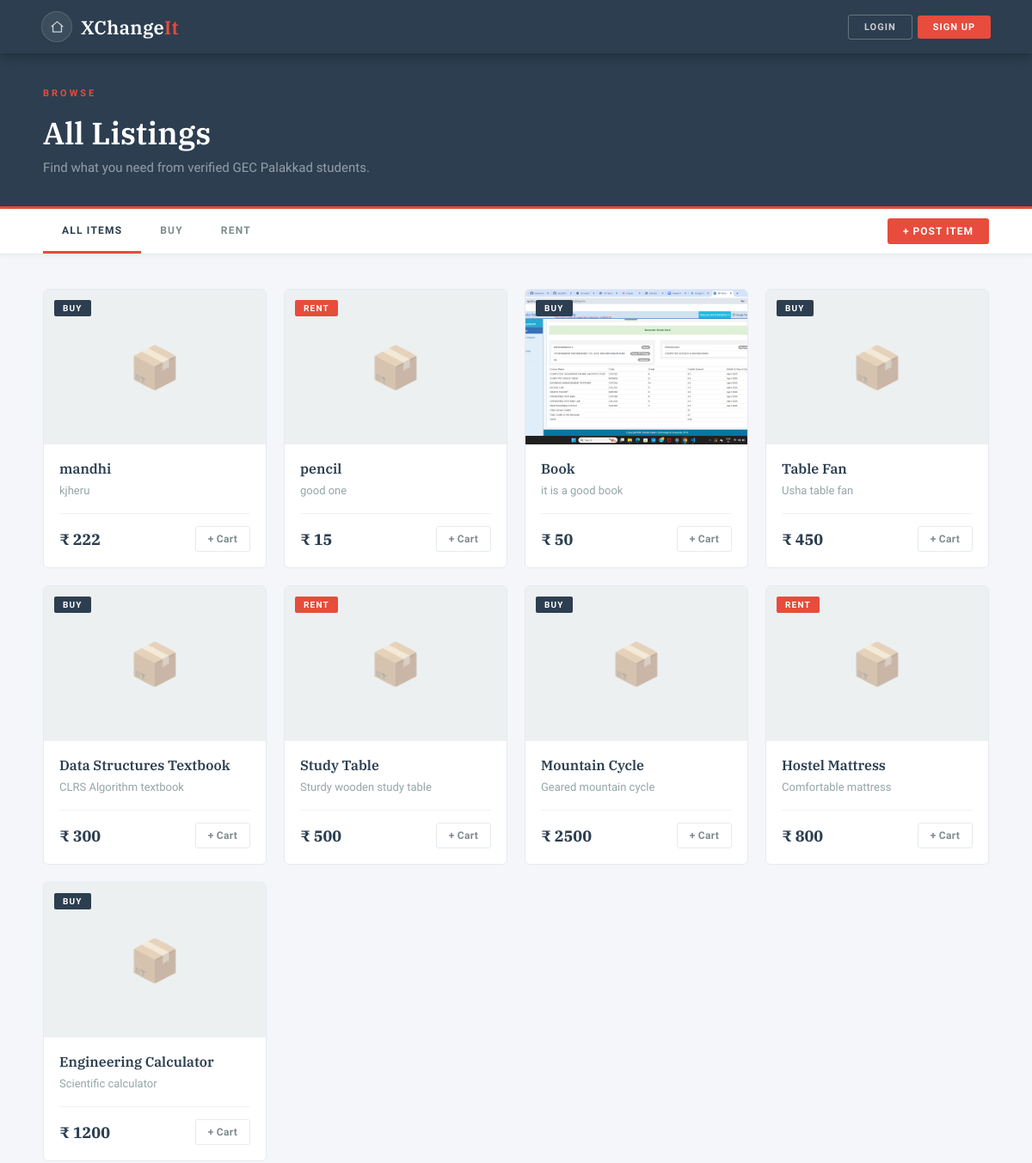
Before: /explore (upper part) with the older database file.
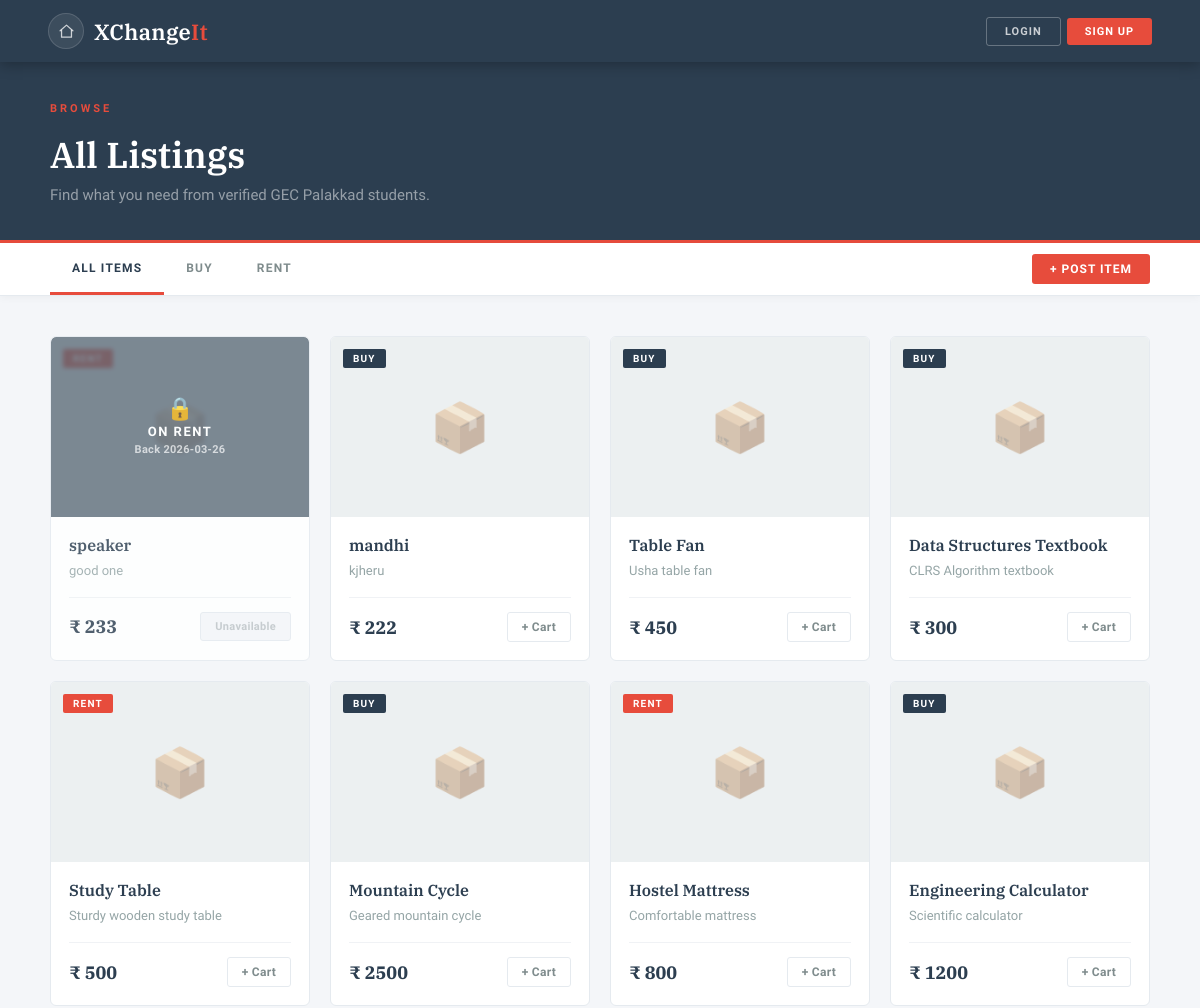
After: the same page with the newer database file.
### tables this page shows
CREATE TABLE products (
            id           INTEGER PRIMARY KEY AUTOINCREMENT,
            name         TEXT    NOT NULL,
            price        INTEGER NOT NULL,
            short_desc   TEXT,
            detailed_desc TEXT,
            category     TEXT,
            image1       TEXT,
            image2       TEXT,
            image3       TEXT,
            image4       TEXT,
            image5       TEXT,
            seller       TEXT
        );

### app.py (the view)
@app.route("/explore")
def explore():
    category = request.args.get("category", "all")
    conn = sqlite3.connect(DATABASE)
    c = conn.cursor()
    if category == "buy":
        c.execute("SELECT * FROM products WHERE category='buy' ORDER BY id DESC")
    elif category == "rent":
        c.execute("SELECT * FROM products WHERE category='rent' ORDER BY id DESC")
    else:
        c.execute("SELECT * FROM products ORDER BY id DESC")
    products = c.fetchall()
    conn.close()
    pending = get_pending_count(session.get("user"))
    rent_product_ids = [p[0] for p in products if p[5] == "rent"]
    active_rents = get_active_rents_bulk(rent_product_ids)
    return render_template("explore.html", products=products, category=category,
                           pending_count=pending, active_rents=active_rents)

### app.py (called while the page is built, shortened)
def get_pending_count(username):
    if not username:
        return 0

def get_active_rents_bulk(product_ids):
    if not product_ids:
        return {}
    from datetime import date
    today = date.today().isoformat()
    conn = sqlite3.connect(DATABASE)
    conn.row_factory = sqlite3.Row
    c = conn.cursor()
    placeholders = ",".join("?" for _ in product_ids)
    c.execute(f"""SELECT product_id, MAX(rent_to) as rent_to
                  FROM order_requests
                  WHERE product_id IN ({placeholders})
                  AND status='accepted'
                  AND rent_to IS NOT NULL AND rent_to >= ?
                  GROUP BY product_id""",
              list(product_ids) + [today])
    result = {row["product_id"]: row["rent_to"] for row in c.fetchall()}
    conn.close()
    return result

### templates/explore.html (shortened to what this page needs)
<!DOCTYPE html>
<html lang="en">
<head>
  <link rel="stylesheet" href="{{ url_for('static', filename='slate.css') }}">
  <link rel="stylesheet" href="{{ url_for('static', filename='explore.css') }}">
</head>
<body>
<nav class="navbar">
  <div style="display:flex; align-items:center; gap:10px;">
    <a href="{{ url_for('home') }}" class="nav-icon-btn" data-tooltip="Home">
      <svg viewBox="0 0 24 24" width="18" height="18" fill="none" stroke="currentColor" stroke-width="2">
        <path d="M3 11L12 3l9 8"></path>
        <path d="M5 10v10h14V10"></path>
      </svg>
    </a>
    <a href="{{ url_for('home') }}" class="logo">XChange<span>It</span></a>
  </div>
  <div class="nav-right">
    {% if session.get('user') %}
      <a href="{{ url_for('cart') }}" class="nav-icon-btn" data-tooltip="Cart">
        <svg viewBox="0 0 24 24"><path d="M6 2L3 6v14a2 2 0 002 2h14a2 2 0 002-2V6l-3-4z"/><line x1="3" y1="6" x2="21" y2="6"/><path d="M16 10a4 4 0 01-8 0"/></svg>
      </a>
      <a href="{{ url_for('my_listings_chat') }}" class="nav-icon-btn" data-tooltip="Chats">
        <svg viewBox="0 0 24 24"><path d="M21 15a2 2 0 01-2 2H7l-4 4V5a2 2 0 012-2h14a2 2 0 012 2z"/></svg>
        {% if pending_count and pending_count > 0 %}
          <span class="nav-badge">{{ pending_count }}</span>
        {% endif %}
      </a>
      <div class="notif-wrap" id="notifWrap">
        <button class="nav-icon-btn notif-bell-btn" id="notifBell" data-tooltip="Notifications" onclick="toggleNotifPanel(event)" aria-label="Notifications">
          <svg viewBox="0 0 24 24" fill="none" stroke="currentColor" stroke-width="2" stroke-linecap="round" stroke-linejoin="round" width="18" height="18">
            <path d="M18 8A6 6 0 006 8c0 7-3 9-3 9h18s-3-2-3-9"/>
            <path d="M13.73 21a2 2 0 01-3.46 0"/>
          </svg>
          <span class="nav-badge notif-badge" id="notifBadge" style="display:none;"></span>
        </button>
        <div class="notif-panel" id="notifPanel" style="display:none;">
          <div class="notif-panel-header">
            <span>Notifications</span>
            <button class="notif-close-btn" onclick="closeNotifPanel()">&#x2715;</button>
          </div>
          <div class="notif-list" id="notifList">
            <div class="notif-loading">Loading&#8230;</div>
          </div>
        </div>
      </div>
      <a href="{{ url_for('profile') }}" class="nav-icon-btn nav-profile-btn" data-tooltip="{{ session.get('user') }}">
        {{ session.get('user')[0]|upper }}
      </a>
    {% else %}
      <a href="{{ url_for('login') }}" class="btn-nav-ghost">Login</a>
      <a href="{{ url_for('signup') }}" class="btn-nav-fill">Sign Up</a>
    {% endif %}
  </div>
</nav>
<div class="page-header">
  <div class="page-header-inner">
    <span class="overline">Browse</span>
    <h1>All Listings</h1>
    <p>Find what you need from verified GEC Palakkad students.</p>
  </div>
</div>
<div class="filter-bar">
  <div class="filter-inner">
    <div class="filter-tabs">
      <a href="{{ url_for('explore') }}"
         class="filter-tab {% if category=='all' %}active{% endif %}">All Items</a>
      <a href="{{ url_for('explore', category='buy') }}"
         class="filter-tab {% if category=='buy' %}active{% endif %}">Buy</a>
      <a href="{{ url_for('explore', category='rent') }}"
         class="filter-tab {% if category=='rent' %}active{% endif %}">Rent</a>
    </div>
    <a href="{{ url_for('sell') }}" class="btn-nav-fill" style="font-size:12px; padding:8px 18px; border-radius:3px;">+ Post Item</a>
  </div>
</div>
<div class="products-section">
  <div class="products-inner">
    {% if products %}
    <div class="products-grid">
      {% for product in products %}
      <div class="product-card"
           onclick="window.location.href=this.dataset.href" data-href="{{ url_for('product_detail', product_id=product[0]) }}">
        <div class="product-img">
          {% if product[6] %}
            <img src="{{ url_for('static', filename='uploads/' + product[6]) }}" alt="{{ product[1] }}">
          {% else %}
            <div class="product-img-placeholder">
              <span>📦</span>
            </div>
          {% endif %}
          <div class="product-badge {% if product[5]=='rent' %}badge-rent{% else %}badge-buy{% endif %}">
            {{ product[5]|upper if product[5] else 'BUY' }}
          </div>
          {% if product[5] == 'rent' and active_rents.get(product[0]) %}
          <div class="rent-blocked-overlay">
            <span class="rent-blocked-icon">🔒</span>
            <span class="rent-blocked-text">On Rent</span>
            <span class="rent-blocked-date">Back {{ active_rents[product[0]] }}</span>
          </div>
          {% endif %}
        </div>
        <div class="product-body">
          <h3>{{ product[1] }}</h3>
          <p class="product-desc">{{ product[3] }}</p>
          <div class="product-footer">
            <span class="product-price">₹ {{ product[2] }}</span>
            {% if product[5] == 'rent' and active_rents.get(product[0]) %}
              <span class="wishlist-btn rented-out-btn" title="Currently rented out">Unavailable</span>
            {% else %}
              <a href="{{ url_for('add_to_cart', product_id=product[0]) }}"
                 class="wishlist-btn"
                 onclick="event.stopPropagation()">+ Cart</a>
            {% endif %}
          </div>
        </div>
      </div>
      {% endfor %}
    </div>
    {% endif %}
  </div>
</div>
</body>
</html>

### static/slate.css (style rules this page uses)
*, *::before, *::after { box-sizing: border-box; margin: 0; padding: 0; }
html { scroll-behavior: smooth; }
body { font-family: 'Raleway', sans-serif; background: #f4f6f9; color: #2c3e50; min-height: 100vh; }
a { text-decoration: none; color: inherit; }
.navbar { background: #2c3e50; padding: 0 48px; display: flex; align-items: center; justify-content: space-between; height: 62px; position: sticky; top: 0; z-index: 1000; box-shadow: 0 2px 14px rgba(0,0,0,0.3); }
.logo { font-family: 'IBM Plex Serif', serif; font-size: 22px; color: #fff; font-weight: 600; letter-spacing: 0.3px; }
.logo span { color: #e74c3c; }
.nav-right { display: flex; gap: 10px; align-items: center; }
.btn-nav-ghost { padding: 7px 18px; background: transparent; border: 1px solid rgba(255,255,255,0.28); color: rgba(255,255,255,0.75); border-radius: 3px; font-size: 11px; font-weight: 700; letter-spacing: 1px; text-transform: uppercase; cursor: pointer; font-family: 'Raleway', sans-serif; transition: all 0.2s; }
.btn-nav-fill { padding: 7px 18px; background: #e74c3c; border: none; color: #fff; border-radius: 3px; font-size: 11px; font-weight: 700; letter-spacing: 1px; text-transform: uppercase; cursor: pointer; font-family: 'Raleway', sans-serif; transition: opacity 0.2s; }
.overline { font-size: 11px; letter-spacing: 3px; text-transform: uppercase; color: #e74c3c; font-weight: 700; margin-bottom: 16px; display: block; }
.nav-right { display: flex; gap: 6px; align-items: center; }
.nav-icon-btn { position: relative; width: 36px; height: 36px; border-radius: 50%; background: rgba(255,255,255,0.08); border: 1px solid rgba(255,255,255,0.14); display: flex; align-items: center; justify-content: center; color: rgba(255,255,255,0.75); font-size: 16px; cursor: pointer; transition: background 0.2s, border-color 0.2s, color 0.2s; text-decoration: none; flex-shrink: 0; }
.nav-icon-btn svg { width: 17px; height: 17px; stroke: currentColor; fill: none; stroke-width: 1.8; stroke-linecap: round; stroke-linejoin: round; flex-shrink: 0; }
.nav-icon-btn::after { content: attr(data-tooltip); position: absolute; bottom: -32px; left: 50%; transform: translateX(-50%); background: #1a252f; color: rgba(255,255,255,0.8); font-size: 10px; font-weight: 600; letter-spacing: 0.5px; padding: 4px 8px; border-radius: 3px; white-space: nowrap; pointer-events: none; opacity: 0; transition: opacity 0.2s; font-family: 'Raleway', sans-serif; z-index: 9999; }

Changed rows visible on the page:
removed products: category "RENT", name "pencil", short_desc "good one", price "15"
removed products: image1 (picture), category "BUY", name "Book", short_desc "it is a good book", price "50"
added products: active_rents "2026-03-26", name "speaker", short_desc "good one", price "233", category "Unavailable"
